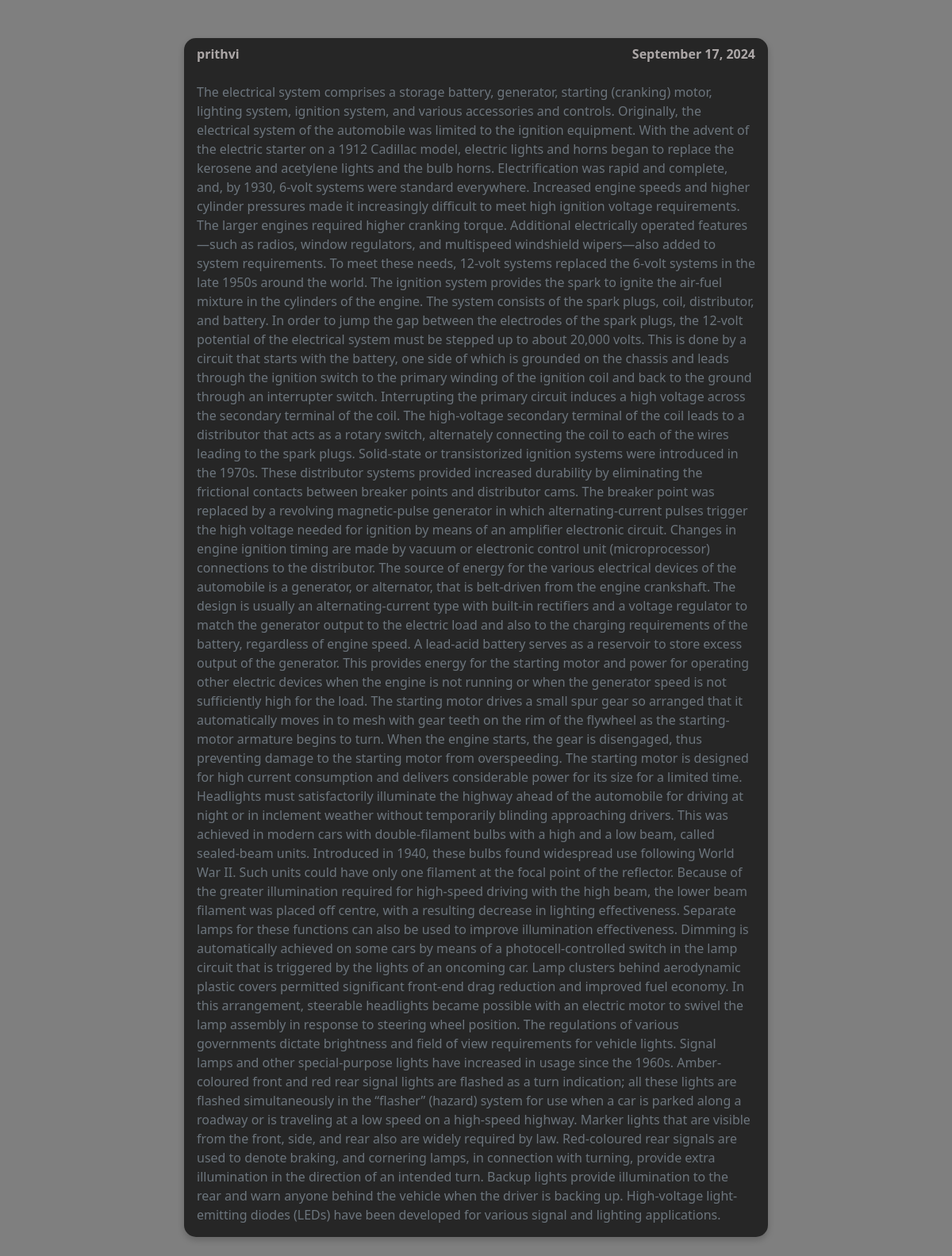
Screenshot of /electrical-system-of-cars/ with the database file from the repository.
### pittesh/models.py (models this page shows, shortened)
class Post(models.Model):
    title = models.CharField(max_length=300,unique=True)
    slug = models.SlugField(max_length=300,unique=True)
    author = models.ForeignKey(User,on_delete=models.CASCADE,related_name='pittesh_post')
    content = models.TextField()
    updated_on = models.DateTimeField(auto_now=True)
    created_on = models.DateTimeField(auto_now_add=True)
    status = models.IntegerField(choices=STATUS,default=0)
    class Meta:
        ordering = ['-created_on']

### pittesh/views.py (the view)
# urls.py: path('<slug:slug>/',views.PostDetail.as_view(),name='post_detail'),
class PostDetail(generic.DetailView):
    model = Post
    template_name = 'pittesh/detail.html'

### templates/pittesh/detail.html (shortened to what this page needs)
<!doctype html>
<html lang="en">
  <head>
    <link href="https://cdn.jsdelivr.net/npm/bootstrap@5.3.3/dist/css/bootstrap.min.css" rel="stylesheet">
  </head>
  <body>
    <div class="overlay"></div>
    <div class="container mt-5">
      <div class="row">
        <div class="col-lg-8 mx-auto">
          <div class="card mb-4">
            <div class="card-header d-flex justify-content-between align-items-center">
              <span>{{ post.author }}</span>
              <span class="text">{{ post.created_on|date:"F d, Y" }}</span>
            </div>
            <div class="card-body">
              <p class="card-text">{{ post.content | safe }}</p>
            </div>
          </div>
        </div>
      </div>
    </div>
  </body>
</html>

### templates/pittesh/detail.html (style rules this page uses)
body { background-image: url('https://images.drivespark.com/webp/ph-big/2020/05/2020-mercedes-amg-gt-r-coupe-exterior-1.jpg'); background-size: cover; background-position: center; background-repeat: no-repeat; background-attachment: fixed; height: 100vh; margin: 0; }
.overlay { position: fixed; top: 0; left: 0; right: 0; bottom: 0; background-color: rgba(0, 0, 0, 0.5); z-index: -1; }
.card { border: none; border-radius: 15px; background-color: rgba(0, 0, 0, 0.7); box-shadow: 0 4px 8px rgba(0, 0, 0, 0.2); animation: shake 0.5s infinite; }
.card-header { background-color: transparent; font-weight: bold; border-bottom: none; }
.card-body { display: flex; flex-direction: column; align-items: center; height: auto; margin-top: auto; }
.card-body p { color: #6c757d; }
.text, span { color: rgb(172, 167, 167); }

### rows the page displays
Post: author "prithvi", created_on "September 17, 2024", content "The electrical system comprises a storage battery, generator, starting (cranking) motor, lighting system, ignition system, and various accessories and controls. Originally, the electrical system of the automobile was limited to the ignition equipment. With the advent of the electric starter on a 1912 Cadillac model, electric lights and horns began to replace the kerosene and acetylene lights and the bulb horns. Electrification was rapid and complete, and, by 1930, 6-volt systems were standard everywhere. Increased engine speeds and higher cylinder pressures made it increasingly difficult to meet high ignition voltage requirements. The larger engines required higher cranking torque.…"
